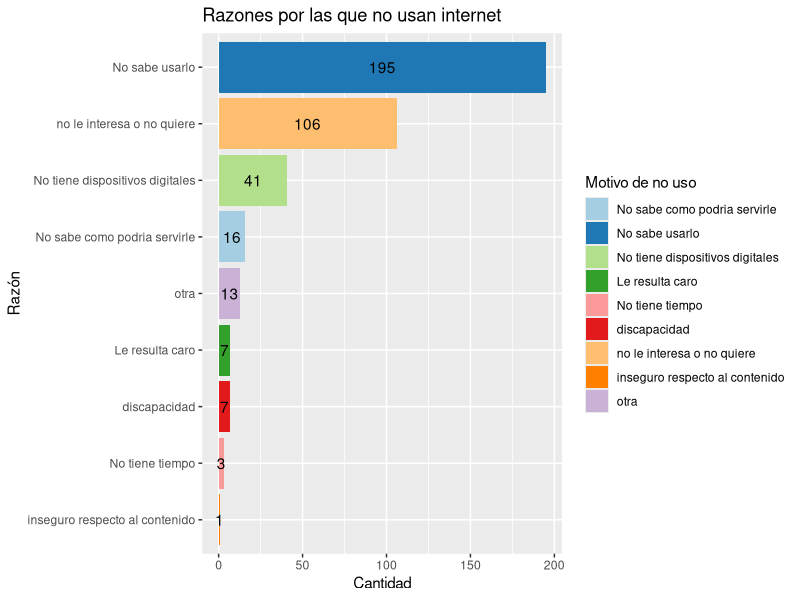
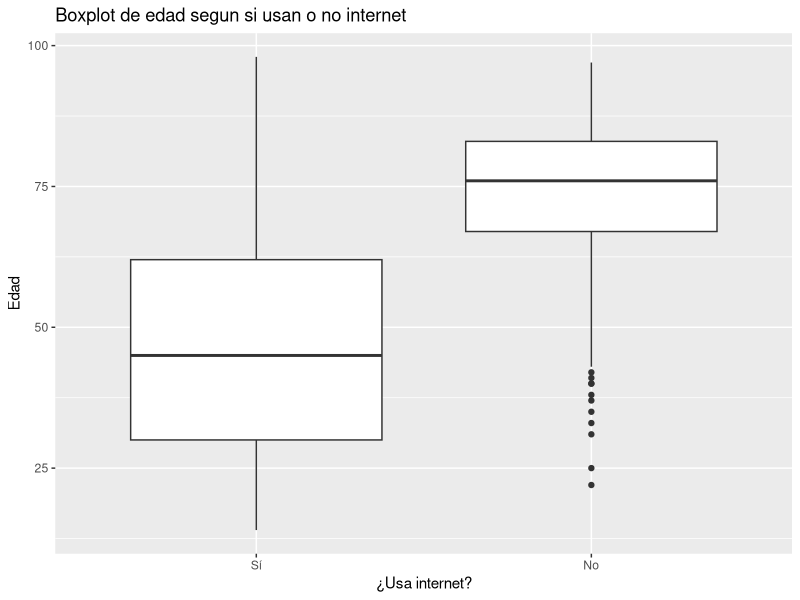
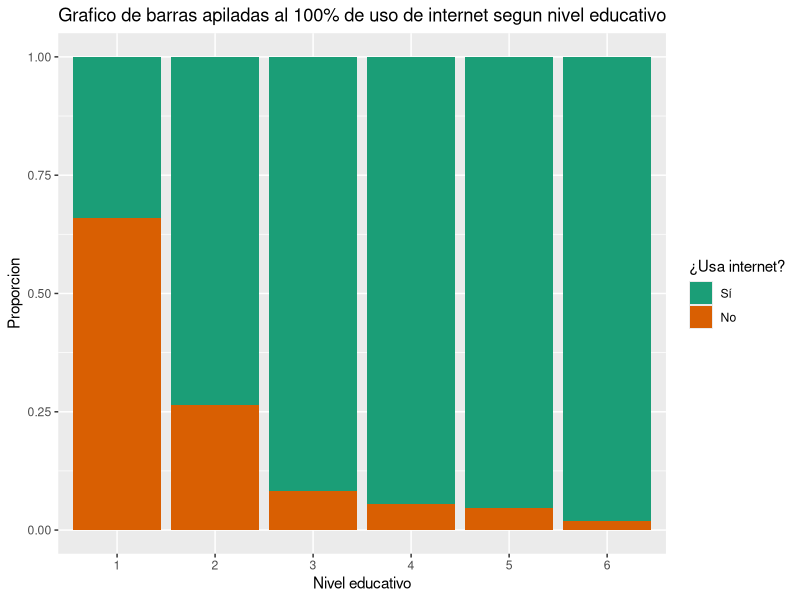
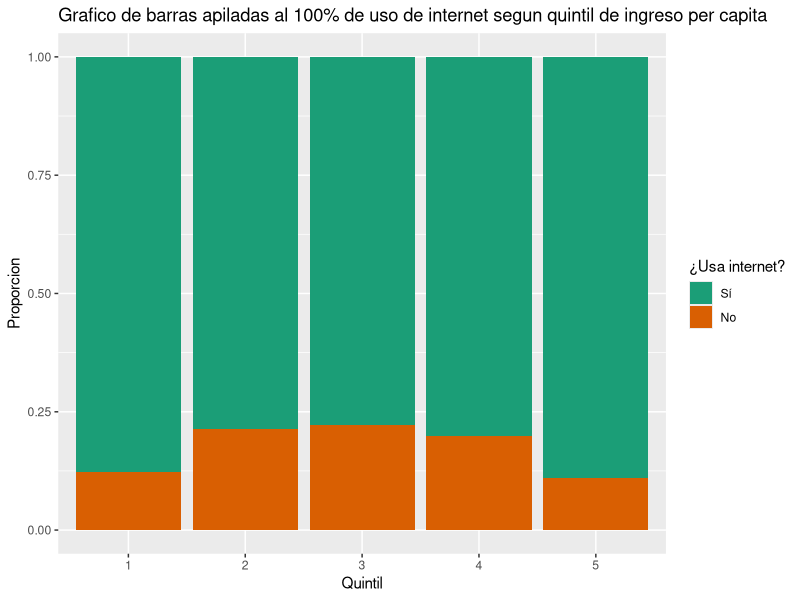
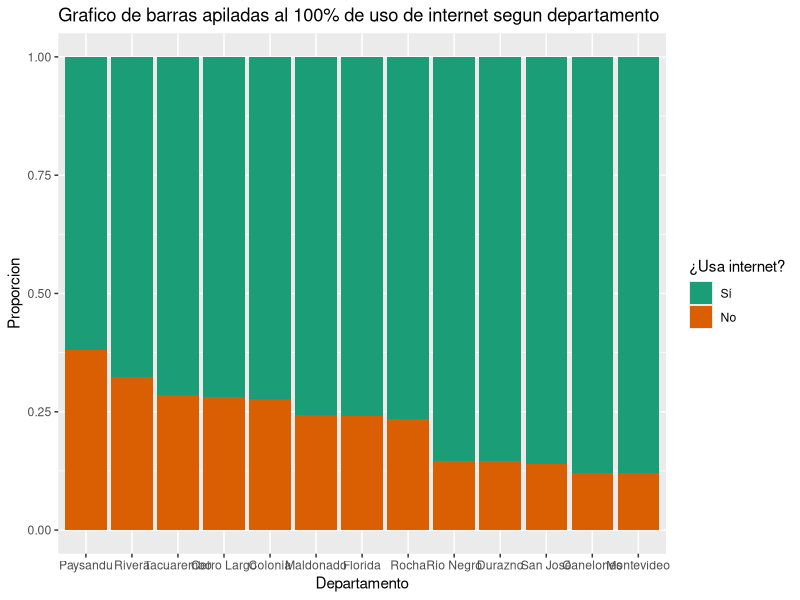
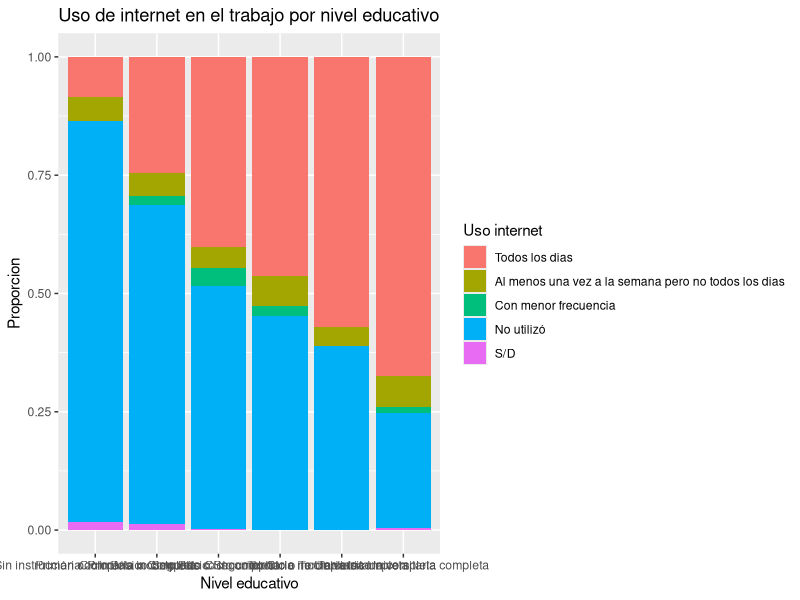
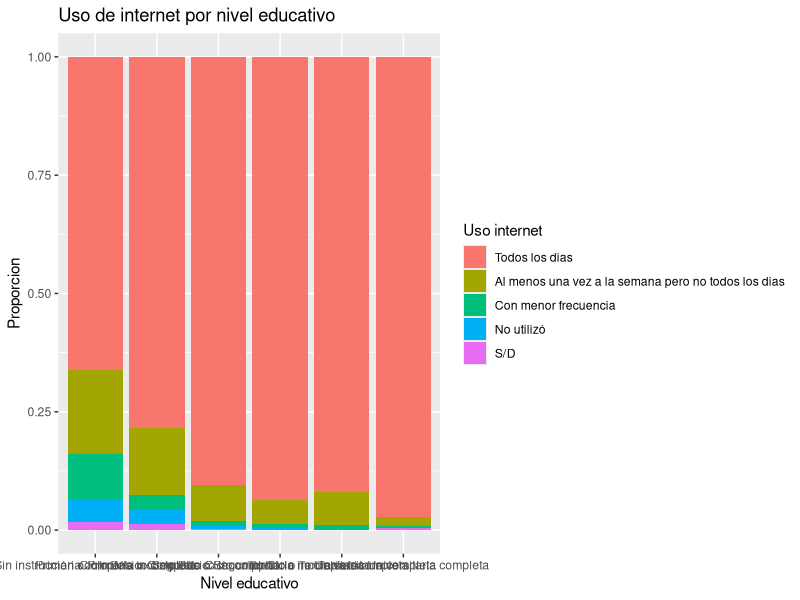
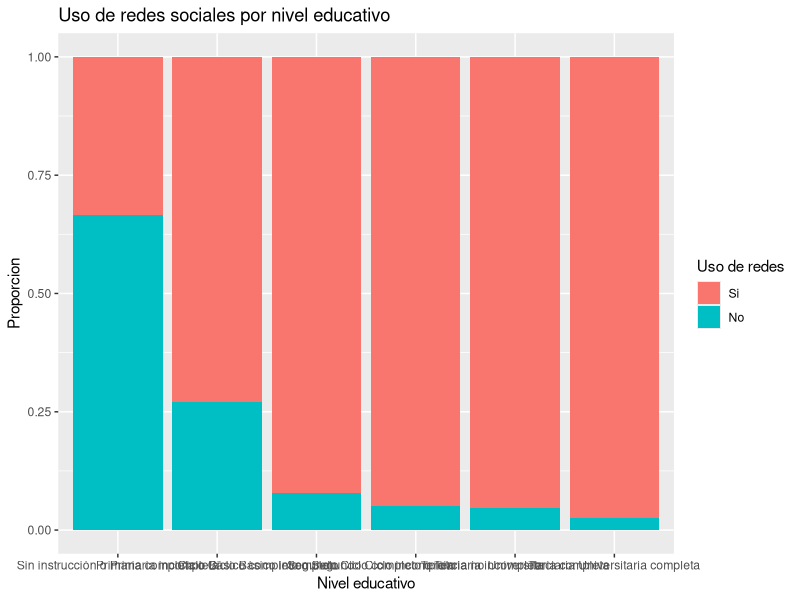

These figures' R source, in order:
library(haven)
library(tidyverse)
library(ggplot2)
library(forcats)

datos <- read_sav("Pruebasproyecto/datos.sav")
nousa <- datos %>% filter(C9==2 & C24!=99)

#Gráfico de barras de las razones por las que las personas no usan internet
ggplot(nousa,aes(x=fct_rev(fct_infreq(as.factor(C24))),fill=as.factor(C24)))+geom_bar(stat = "count")+scale_x_discrete(labels=c(
  "1"="No sabe como podria servirle",
  "2"="No sabe usarlo",
  "3"="No tiene dispositivos digitales",
  "4"="Le resulta caro",
  "5"="No tiene tiempo",
  "6"="discapacidad",
  "7"="no le interesa o no quiere",
  "8"="falta de conocimiento de idioma extranjero",
  "9"="inseguro respecto al contenido",
  "10"="le preocupa privacidad",
  "11"="otra"))+coord_flip()+labs(fill="Motivo de no uso",x="Razón",y="Cantidad",title = "Razones por las que no usan internet")+scale_fill_brewer(palette="Paired",labels=c(
    "1"="No sabe como podria servirle",
    "2"="No sabe usarlo",
    "3"="No tiene dispositivos digitales",
    "4"="Le resulta caro",
    "5"="No tiene tiempo",
    "6"="discapacidad",
    "7"="no le interesa o no quiere",
    "8"="falta de conocimiento de idioma extranjero",
    "9"="inseguro respecto al contenido",
    "10"="le preocupa privacidad",
    "11"="otra"))+ 
  stat_count(geom = "text",
             aes(label = ..count..),position=position_stack(vjust=0.5))

#Boxplot de eded de las personas que usan internet y las que no
ggplot(datos, aes(x = C8, y = as.factor(C9))) + geom_boxplot() + coord_flip() +
  scale_y_discrete(labels = c("1" = "Sí", "2" = "No")) +
  labs(x = "Edad", y = "¿Usa internet?",
       title = "Boxplot de edad segun si usan o no internet")

#Gráfico de barra apiladas al 100% del uso de internet según nivel educativo
ggplot(datos, aes(fill = as.factor(C9), x = as.factor(niveledu))) + geom_bar(position = "fill") +
  labs(y = "Proporcion", x = "Nivel educativo", fill="¿Usa internet?",
       title = "Grafico de barras apiladas al 100% de uso de internet segun nivel educativo") +
  scale_fill_brewer(palette="Dark2",labels=c("1"="Sí","2"="No"))

#Gráfico de barra apiladas al 100% del uso de internet según quintil
ggplot(datos, aes(fill = as.factor(C9), x = as.factor(Quintil))) + geom_bar(position = "fill") +
  labs(y = "Proporcion", x = "Quintil", fill="¿Usa internet?",
       title = "Grafico de barras apiladas al 100% de uso de internet segun quintil de ingreso per capita") +
  scale_fill_brewer(palette="Dark2",labels=c("1"="Sí","2"="No"))

#Gráfico de barra apiladas al 100% del uso de internet según departamento
ggplot(datos, aes(fill = as.factor(C9), x = fct_reorder(as.factor(DOMDEPARTAMENTO),-as.numeric(C9),mean))) + geom_bar(position = "fill") +
  labs(y = "Proporcion", x = "Departamento", fill="¿Usa internet?",
       title = "Grafico de barras apiladas al 100% de uso de internet segun departamento") +
  scale_fill_brewer(palette="Dark2",labels=c("1"="Sí","2"="No")) + scale_x_discrete(labels=c("1"="Montevideo",
                                                                                             "3"="Canelones",
                                                                                             "4"="Cerro Largo",
                                                                                             "5"="Colonia",
                                                                                             "8"="Florida",
                                                                                             "10"="Maldonado",
                                                                                             "6"="Durazno",
                                                                                             "11"="Paysandu",
                                                                                             "12"="Rio Negro",
                                                                                             "13"="Rivera",
                                                                                             "14"="Rocha",
                                                                                             "16"="San José",
                                                                                             "18"="Tacuarembó"))

#Frecuencia de uso de internet en el trabajo por nivel educativo
datos$niveledu
datos%>%filter(!is.na(C13_2))%>%
  ggplot(aes(x=as.factor(niveledu),fill=as.factor(C13_2)))+geom_bar(position = "fill")+
  scale_fill_discrete("Uso internet",breaks=c(1,2,3,4,99),
    labels=c("Todos los dias",
                      "Al menos una vez a la semana pero no todos los dias",
                      "Con menor frecuencia",
                      "No utilizó",
                      "S/D"))+
  scale_x_discrete(labels=c("Sin instrucción o Primaria incompleta",
                   "Primaria completa o Ciclo Básico incompleto",
                   "Ciclo Básico completo o Segundo Ciclo incompleto",
                   "Segundo Ciclo completo o Terciaria incompleta",
                   "Terciaria no Universitaria completa",
                   "Terciaria Universitaria completa"))+
  labs(x="Nivel educativo",y="Proporcion",
       title = "Uso de internet en el trabajo por nivel educativo")
  


#Uso de internet por nivel educativo
datos$C11
datos%>%filter(!is.na(C11))%>%
  ggplot(aes(x=as.factor(niveledu),fill=as.factor(C11)))+geom_bar(position = "fill")+
  scale_x_discrete(labels=c("Sin instrucción o Primaria incompleta",
                            "Primaria completa o Ciclo Básico incompleto",
                            "Ciclo Básico completo o Segundo Ciclo incompleto",
                            "Segundo Ciclo completo o Terciaria incompleta",
                            "Terciaria no Universitaria completa",
                            "Terciaria Universitaria completa"))+
  scale_fill_discrete("Uso internet",breaks=c(1,2,3,4,99),
                      labels=c("Todos los dias",
                               "Al menos una vez a la semana pero no todos los dias",
                               "Con menor frecuencia",
                               "No utilizó",
                               "S/D"))+
  labs(x="Nivel educativo",y="Proporcion",
       title = "Uso de internet por nivel educativo")

#Uso de redes sociales por nivel educativo
datos$C9_1
datos%>%filter(!is.na(C9_1))%>%
  ggplot(aes(x=as.factor(niveledu),fill=as.factor(C9_1)))+geom_bar(position = "fill")+
  scale_x_discrete(labels=c("Sin instrucción o Primaria incompleta",
                            "Primaria completa o Ciclo Básico incompleto",
                            "Ciclo Básico completo o Segundo Ciclo incompleto",
                            "Segundo Ciclo completo o Terciaria incompleta",
                            "Terciaria no Universitaria completa",
                            "Terciaria Universitaria completa"))+
  scale_fill_discrete("Uso de redes",
                      breaks=c(1,2),
                      labels=c("Si","No"))+
  labs(x="Nivel educativo",y="Proporcion",
       title = "Uso de redes sociales por nivel educativo")

#Gráfico de barra apiladas al 100% del uso de Facebook segun departamento
ggplot(datos, aes(fill = as.factor(DOMDEPARTAMENTO), x = as.factor(C18_1))) + geom_bar(position = "fill") +
  labs(y = "Proporcion", x = "Uso", fill="Departamento",
       title = "Gráfico de barra apiladas al 100% del uso de Facebook segun departamento") +
scale_fill_brewer(palette="Dark2",labels=c("1"="Montevideo",
                                           "3"="Canelones",
                                           "4"="Cerro Largo",
                                           "5"="Colonia",
                                           "8"="Florida",
                                           "10"="Maldonado",
                                           "6"="Durazno",
                                           "11"="Paysandu",
                                           "12"="Rio Negro",
                                           "13"="Rivera",
                                           "14"="Rocha",
                                           "16"="San José",
                                           "18"="Tacuarembó")) + scale_x_discrete(labels=c("1" = "Todos los dias", "2" = "Al menos 1 ves semana", "3" = "menor freq" , "4" = "nunca", "99" = "N/A"))


#Gráfico de barra apiladas al 100% del uso de Whatsapp segun departamento
ggplot(datos, aes(fill = as.factor(DOMDEPARTAMENTO), x = as.factor(C18_2))) + geom_bar(position = "fill") +
  labs(y = "Proporcion", x = "Uso", fill="Departamento",
       title = "Gráfico de barra apiladas al 100% del uso de Whatsapp segun departamento") +
  scale_fill_brewer(palette="Dark2",labels=c("1"="Montevideo",
                                             "3"="Canelones",
                                             "4"="Cerro Largo",
                                             "5"="Colonia",
                                             "8"="Florida",
                                             "10"="Maldonado",
                                             "6"="Durazno",
                                             "11"="Paysandu",
                                             "12"="Rio Negro",
                                             "13"="Rivera",
                                             "14"="Rocha",
                                             "16"="San José",
                                             "18"="Tacuarembó")) + scale_x_discrete(labels=c("1" = "Todos los dias", "2" = "Al menos 1 ves semana", "3" = "menor freq" , "4" = "nunca", "99" = "N/A"))

#Gráfico de barra apiladas al 100% del uso de TWITTER segun departamento
ggplot(datos, aes(fill = as.factor(DOMDEPARTAMENTO), x = as.factor(C18_3))) + geom_bar(position = "fill") +
  labs(y = "Proporcion", x = "Uso", fill="Departamento",
       title = "Gráfico de barra apiladas al 100% del uso de TWITTER segun departamento") +
  scale_fill_brewer(palette="Dark2",labels=c("1"="Montevideo",
                                             "3"="Canelones",
                                             "4"="Cerro Largo",
                                             "5"="Colonia",
                                             "8"="Florida",
                                             "10"="Maldonado",
                                             "6"="Durazno",
                                             "11"="Paysandu",
                                             "12"="Rio Negro",
                                             "13"="Rivera",
                                             "14"="Rocha",
                                             "16"="San José",
                                             "18"="Tacuarembó")) + scale_x_discrete(labels=c("1" = "Todos los dias", "2" = "Al menos 1 ves semana", "3" = "menor freq" , "4" = "nunca", "99" = "N/A"))

# Cambios para crear indice de uso de redes sociales
datos = datos %>% mutate(C18_1 = replace(C18_1, C18_1 == 99, 0))
datos = datos %>% mutate(C18_2 = replace(C18_2, C18_2 == 99, 0))
datos = datos %>% mutate(C18_3 = replace(C18_3, C18_3 == 99, 0))
datos = datos %>% mutate(C18_4 = replace(C18_4, C18_4 == 99, 0))
datos = datos %>% mutate(C18_5 = replace(C18_5, C18_5 == 99, 0))
datos = datos %>% mutate(C18_6 = replace(C18_6, C18_6 == 99, 0))
datos = datos %>% mutate(C18_7 = replace(C18_7, C18_7 == 99, 0))

datos = datos %>% replace_na(list(C18_1 = 0, C18_2 =0,  C18_3 =0,  C18_4 =0, C18_5 =0, C18_6 =0, C18_7 = 0))
# se agrega la columna uso_redes_sociales con un indice entre 0 y 1 que maca la intensidad de uso de redes sociales. 
datos = mutate(datos, uso_redes_sociales =  1 - ( (( ( C18_1 + C18_2 + C18_3 + C18_4 + C18_5 + C18_6 + C18_7) / 7 ) - 1 ) / 3 )  )

# se agrupa por apartamento y se hace una media de la nueva columna uso_redes_sociales
# Aunque hay departamentos con una intensidad de uso menor, el uso se ve homogeneo. 
datos %>%
  group_by(DOMDEPARTAMENTO) %>%
  summarise(
    media_uso_redes_sociales = mean(uso_redes_sociales, na.rm = TRUE)
  ) %>%
  ggplot(aes(x = as.factor(DOMDEPARTAMENTO), y= media_uso_redes_sociales)) + geom_bar(stat="identity") + scale_x_discrete(labels=c("1"="Montevideo",
                                                                                                                                   "3"="Canelones",
                                                                                                                                   "4"="Cerro Largo",
                                                                                                                                   "5"="Colonia",
                                                                                                                                   "8"="Florida",
                                                                                                                                   "10"="Maldonado",
                                                                                                                                   "6"="Durazno",
                                                                                                                                   "11"="Paysandu",
                                                                                                                                   "12"="Rio Negro",
                                                                                                                                   "13"="Rivera",
                                                                                                                                   "14"="Rocha",
                                                                                                                                   "16"="San José",
                                                                                                                                   "18"="Tacuarembó"))

